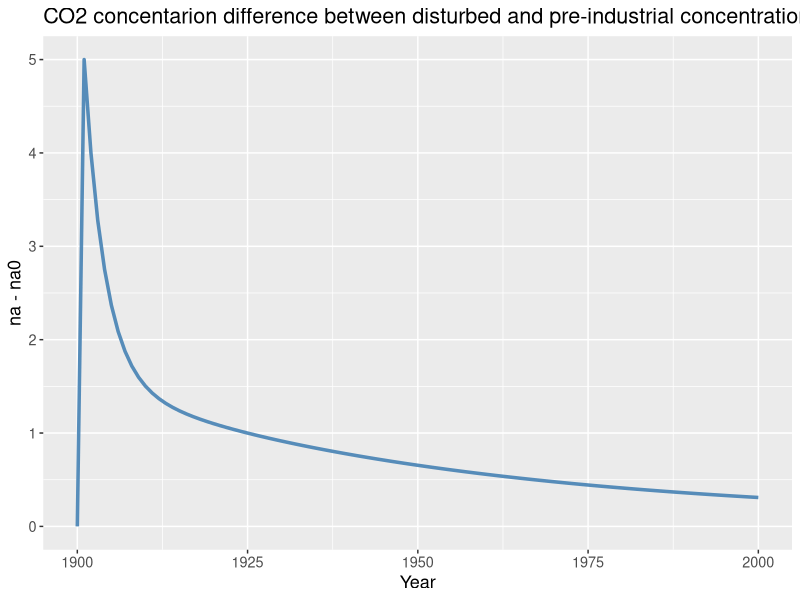
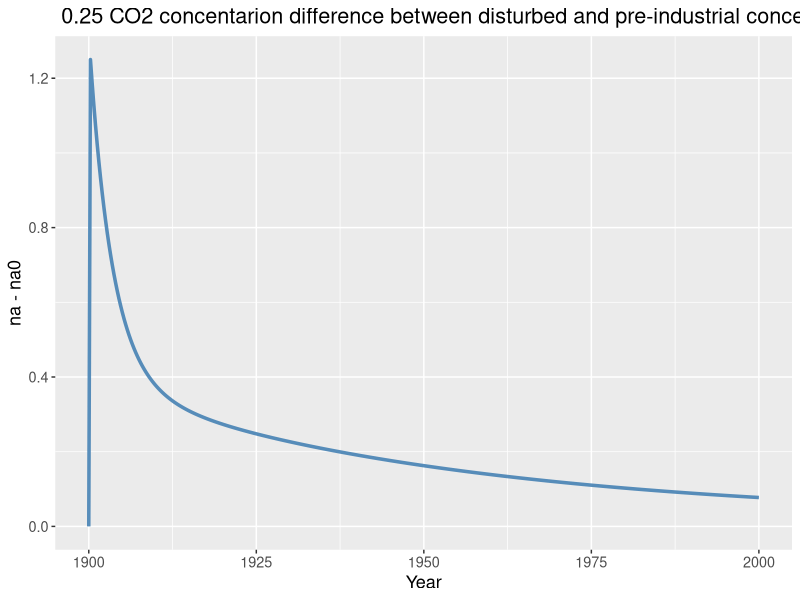
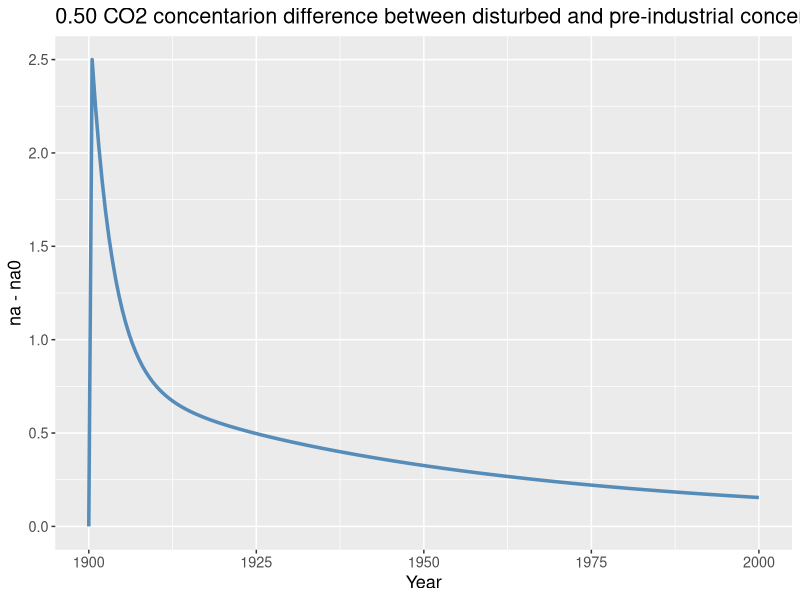

Write the R code that produced these figures, in order. (Note: this script raises an error after producing the figures.)
rm(list=ls())
cat("\014")

library(ggplot2)
#Mass flux
kab <- 1/10
kba <- 1/12
kau <- 1/10
kua <- 1/14
kud <- 1/14
kdu <- 1/595

#GCCM 1.1(i):Introducing  a CO2 emission of 5 Gt C in the year 1900 and0 Gt C otherwise.

#Intial Values

na <- 615
dy=1

#Constructing dataframe

df <- data.frame(year = c(1900:2000),"na"=NA,"nb"=NA,"nu"=NA,"nd"=NA,"gamma"=c(5,rep(0,100)))

#1.1_steady state model

df[1,"na"] <- na
df[1,"nb"] <- (kab*na)/(kba)
df[1,"nu"] <- (kau*na)/(kua)
df[1,"nd"] <- (kud*df[1,4])/(kdu)


#GCCM (ii): Calculating the change in the CO2 concentration in the atmosphere for 1900 - 2000 and 
#           the concentration difference between the disturbed and the reference (pre-industrial) concentration.
#Time Step :1 year

for (i in 1:100) {
  df[i+1,"na"] <- df[i,"na"] + (-kab*df[i,"na"]-kau*df[i,"na"]+kba*df[i,"nb"]+kua*df[i,"nu"]+df[i,"gamma"])*dy
  df[i+1,"nb"] <- df[i,"nb"] + (kab*df[i,"na"]-kba*df[i,"nb"])*dy
  df[i+1,"nu"] <- df[i,"nu"] + (kau*df[i,"na"]-kud*df[i,"nu"]-kua*df[i,"nu"]+kdu*df[i,"nd"])*dy
  df[i+1,"nd"] <- df[i,"nd"] + (kud*df[i,"nu"] - kdu*df[i,"nd"])*dy
  df[i+1,"kab*na/dy"] <- (kab*df[i,"na"])/dy
  df[i+1,"kba*nb/dy"] <- (kba*df[i,"nb"])/dy
  df[i+1,"kau*na/dy"] <- (kau*df[i,"na"])/dy
  df[i+1,"kua*nu/dy"] <- (kua*df[i,"nu"])/dy
  df[i+1,"kud*nu/dy"] <- (kud*df[i,"nu"])/dy
  df[i+1,"kdu*nd/dy"] <- (kdu*df[i,"nd"])/dy
  df[i+1,"nana0"] <- df[i+1,"na"]-df[1,"na"]
  df[i+1,"na_i-na_i-1"] <- df[i+1,"nana0"]-df[i,"nana0"]
  
}

#plotting data

df[1,"nana0"]=0
g1<-ggplot(df,aes(x=year))+
  geom_line(aes(y=nana0),color="steelblue",size=1.2,alpha=0.9,linetype=1)+
  ggtitle("CO2 concentarion difference between disturbed and pre-industrial concentration")+
  xlab("Year")+
  ylab("na - na0")+
  theme(text = element_text(size=13))
print(g1)

#Time Step :0.25 year
dy25 <- 0.25
df_25 <- data.frame(year = c(1900,rep(0,400)),"na"=NA,"nb"=NA,"nu"=NA,"nd"=NA,"gamma"=c(5,rep(0,400)))

#1.1_Intial values
df_25[1,"na"] <- 615
df_25[1,"nb"] <- 738
df_25[1,"nu"] <- 861
df_25[1,"nd"] <- 36592.5

for (i in 1:400){
  df_25[i+1,"year"] <- df_25[i,"year"]+dy25
  df_25[i+1,"na"] <- df_25[i,"na"] + (-kab*df_25[i,"na"]-kau*df_25[i,"na"]+kba*df_25[i,"nb"]+kua*df_25[i,"nu"]+df_25[i,"gamma"])*dy25
  df_25[i+1,"nb"] <- df_25[i,"nb"] + (kab*df_25[i,"na"]-kba*df_25[i,"nb"])*dy25
  df_25[i+1,"nu"] <- df_25[i,"nu"] + (kau*df_25[i,"na"]-kud*df_25[i,"nu"]-kua*df_25[i,"nu"]+kdu*df_25[i,"nd"])*dy25
  df_25[i+1,"nd"] <- df_25[i,"nd"] + (kud*df_25[i,"nu"] - kdu*df_25[i,"nd"])*dy25
  df_25[i+1,"nana0"] <- df_25[i+1,"na"]-df_25[1,"na"]
  df_25[i+1,"na_i-na_i-1"] <- df_25[i+1,"nana0"]-df_25[i,"nana0"]
}

#plotting
df_25[1,"nana0"]=0
gg25<-ggplot(df_25,aes(x=year))+
  geom_line(aes(y=nana0),color="steelblue",size=1.2,alpha=0.9,linetype=1)+
  ggtitle(" 0.25 CO2 concentarion difference between disturbed and pre-industrial concentration")+
  xlab("Year")+
  ylab("na - na0")+
  theme(text = element_text(size=13))
print(gg25)

#time stpes : .50 year
dy50 <- 0.50
df_50 <- data.frame(year = c(1900,rep(0,200)),"na"=NA,"nb"=NA,"nu"=NA,"nd"=NA,"gamma"=c(5,rep(0,200)))

#1.1_steady state model
df_50[1,"na"] <- 615
df_50[1,"nb"] <- 738
df_50[1,"nu"] <- 861
df_50[1,"nd"] <- 36592.5

for (i in 1:200){
  df_50[i+1,"year"] <- df_50[i,"year"]+dy50
  df_50[i+1,"na"] <- df_50[i,"na"] + (-kab*df_50[i,"na"]-kau*df_50[i,"na"]+kba*df_50[i,"nb"]+kua*df_50[i,"nu"]+df_50[i,"gamma"])*dy50
  df_50[i+1,"nb"] <- df_50[i,"nb"] + (kab*df_50[i,"na"]-kba*df_50[i,"nb"])*dy50
  df_50[i+1,"nu"] <- df_50[i,"nu"] + (kau*df_50[i,"na"]-kud*df_50[i,"nu"]-kua*df_50[i,"nu"]+kdu*df_50[i,"nd"])*dy50
  df_50[i+1,"nd"] <- df_50[i,"nd"] + (kud*df_50[i,"nu"] - kdu*df_50[i,"nd"])*dy50
  df_50[i+1,"nana0"] <- df_50[i+1,"na"]-df_50[1,"na"]
  df_50[i+1,"na_i-na_i-1"] <- df_50[i+1,"nana0"]-df_50[i,"nana0"]
}
#plotting
df_50[1,"nana0"]=0
g50<-ggplot(df_50,aes(x=year))+
  geom_line(aes(y=nana0),color="steelblue",size=1.2,alpha=0.9,linetype=1)+
  ggtitle("0.50 CO2 concentarion difference between disturbed and pre-industrial concentration")+
  xlab("Year")+
  ylab("na - na0")+
  theme(text = element_text(size=13))
print(g50)
#1.2_time steps : 2 years

dy2=2
df2 <- data.frame(year = c(1900,rep(0,100)),"na"=NA,"nb"=NA,"nu"=NA,"nd"=NA,"gamma"=c(5,rep(0,100)))

#1.1_steady state model
df2[1,"na"] <- 615
df2[1,"nb"] <- 738
df2[1,"nu"] <- 861
df2[1,"nd"] <- 36592.5

for (i in 1:100){
  df2[i+1,"year"] <- df2[i,"year"]+dy2
  df2[i+1,"na"] <- df2[i,"na"] + (-kab*df2[i,"na"]-kau*df2[i,"na"]+kba*df2[i,"nb"]+kua*df2[i,"nu"]+df2[i,"gamma"])*dy2
  df2[i+1,"nb"] <- df2[i,"nb"] + (kab*df2[i,"na"]-kba*df2[i,"nb"])*dy2
  df2[i+1,"nu"] <- df2[i,"nu"] + (kau*df2[i,"na"]-kud*df2[i,"nu"]-kua*df2[i,"nu"]+kdu*df2[i,"nd"])*dy2
  df2[i+1,"nd"] <- df2[i,"nd"] + (kud*df2[i,"nu"] - kdu*df2[i,"nd"])*dy2
  df2[i+1,"nana0"] <- df2[i+1,"na"]-df2[1,"na"]
  df2[i+1,"na_i-na_i-1"] <- df2[i+1,"nana0"]-df2[i,"nana0"]
}

#plotting
win.graph()
df2[1,"nana0"]=0
g2<-ggplot(df2,aes(x=year))+
  geom_line(aes(y=nana0),color="steelblue",size=1.2,alpha=0.9,linetype=1)+
  ggtitle("CO2 concentarion difference between disturbed and pre-industrial concentration")+
  xlab("Year")+
  ylab("na - na0")+
  theme(text = element_text(size=13))+
  annotate("text",2050,8,label="Time step \ndy = 2",size=12,hjust=0,color= "navy")
  
print(g2)

#time steps : 4 years
dy4  <- 4
df_4 <- data.frame(year = c(1900,rep(0,100)),"na"=NA,"nb"=NA,"nu"=NA,"nd"=NA,"gamma"=c(5,rep(0,100)))

#1.1_intial values
df_4[1,"na"] <- 615
df_4[1,"nb"] <- 738
df_4[1,"nu"] <- 861
df_4[1,"nd"] <- 36592.5

for (i in 1:100){
  df_4[i+1,"year"] <- df_4[i,"year"]+dy4
  df_4[i+1,"na"] <- df_4[i,"na"] + (-kab*df_4[i,"na"]-kau*df_4[i,"na"]+kba*df_4[i,"nb"]+kua*df_4[i,"nu"]+df_4[i,"gamma"])*dy4
  df_4[i+1,"nb"] <- df_4[i,"nb"] + (kab*df_4[i,"na"]-kba*df_4[i,"nb"])*dy4
  df_4[i+1,"nu"] <- df_4[i,"nu"] + (kau*df_4[i,"na"]-kud*df_4[i,"nu"]-kua*df_4[i,"nu"]+kdu*df_4[i,"nd"])*dy4
  df_4[i+1,"nd"] <- df_4[i,"nd"] + (kud*df_4[i,"nu"] - kdu*df_4[i,"nd"])*dy4
  df_4[i+1,"nana0"] <- df_4[i+1,"na"]-df_4[1,"na"]
  df_4[i+1,"na_i-na_i-1"] <- df_4[i+1,"nana0"]-df_4[i,"nana0"]
}
#plotting
df_4[1,"nana0"]=0
win.graph()
g4<-ggplot(df_4,aes(x=year))+
  geom_line(aes(y=nana0),color="steelblue",size=1.2,alpha=0.9,linetype=1)+
  ggtitle("4 CO2 concentarion difference between disturbed and pre-industrial concentration")+
  xlab("Year")+
  ylab("na - na0")+
  theme(text = element_text(size=13))
print(g4)
#time steps :6 years
dy6 <-6
df_6 <- data.frame(year = c(1900,rep(0,100)),"na"=NA,"nb"=NA,"nu"=NA,"nd"=NA,"gamma"=c(5,rep(0,100)))

#1.1_steady state model
df_6[1,"na"] <- 615
df_6[1,"nb"] <- 738
df_6[1,"nu"] <- 861
df_6[1,"nd"] <- 36592.5

for (i in 1:100){
  df_6[i+1,"year"] <- df_6[i,"year"]+dy6
  df_6[i+1,"na"] <- df_6[i,"na"] + (-kab*df_6[i,"na"]-kau*df_6[i,"na"]+kba*df_6[i,"nb"]+kua*df_6[i,"nu"]+df_6[i,"gamma"])*dy6
  df_6[i+1,"nb"] <- df_6[i,"nb"] + (kab*df_6[i,"na"]-kba*df_6[i,"nb"])*dy6
  df_6[i+1,"nu"] <- df_6[i,"nu"] + (kau*df_6[i,"na"]-kud*df_6[i,"nu"]-kua*df_6[i,"nu"]+kdu*df_6[i,"nd"])*dy6
  df_6[i+1,"nd"] <- df_6[i,"nd"] + (kud*df_6[i,"nu"] - kdu*df_6[i,"nd"])*dy6
  df_6[i+1,"nana0"] <- df_6[i+1,"na"]-df_6[1,"na"]
  df_6[i+1,"na_i-na_i-1"] <- df_6[i+1,"nana0"]-df_6[i,"nana0"]
}
#plotting
df_6[1,"nana0"]=0
win.graph()
g2<-ggplot(df_6,aes(x=year))+
  geom_line(aes(y=nana0),color="steelblue",size=1.2,alpha=0.9,linetype=1)+
  ggtitle("6 CO2 concentarion difference between disturbed and pre-industrial concentration")+
  xlab("Year")+
  ylab("na - na0")+
  theme(text = element_text(size=13))
print(g6)
#time_steps : 8 years
dy8 <- 8
df_8 <- data.frame(year = c(1900,rep(0,100)),"na"=NA,"nb"=NA,"nu"=NA,"nd"=NA,"gamma"=c(5,rep(0,100)))

#1.1_steady state model
df_8[1,"na"] <- 615
df_8[1,"nb"] <- 738
df_8[1,"nu"] <- 861
df_8[1,"nd"] <- 36592.5

for (i in 1:100){
  df_8[i+1,"year"] <- df_8[i,"year"]+dy8
  df_8[i+1,"na"] <- df_8[i,"na"] + (-kab*df_8[i,"na"]-kau*df_8[i,"na"]+kba*df_8[i,"nb"]+kua*df_8[i,"nu"]+df_8[i,"gamma"])*dy8
  df_8[i+1,"nb"] <- df_8[i,"nb"] + (kab*df_8[i,"na"]-kba*df_8[i,"nb"])*dy8
  df_8[i+1,"nu"] <- df_8[i,"nu"] + (kau*df_8[i,"na"]-kud*df_8[i,"nu"]-kua*df_8[i,"nu"]+kdu*df_8[i,"nd"])*dy8
  df_8[i+1,"nd"] <- df_8[i,"nd"] + (kud*df_8[i,"nu"] - kdu*df_8[i,"nd"])*dy8
  df_8[i+1,"nana0"] <- df_8[i+1,"na"]-df_8[1,"na"]
  df_8[i+1,"na_i-na_i-1"] <- df_8[i+1,"nana0"]-df_8[i,"nana0"]
}
#plotting
df_8[1,"nana0"]=0
win.graph()
g8<-ggplot(df_8,aes(x=year))+
  geom_line(aes(y=nana0),color="steelblue",size=1.2,alpha=0.9,linetype=1)+
  ggtitle("8 CO2 concentarion difference between disturbed and pre-industrial concentration")+
  xlab("Year")+
  ylab("na - na0")+
  theme(text = element_text(size=13))
print(g8)



data=data.frame("na1"=df["na"],"na2"=df2["na"])
colnames(data)[2]<-"na2"
lmna=lm(formula = na2~na,data=data)
summary(lmna)

#normplot
qqnorm(df$na,col=3)
qqline(df$na,col="2")



